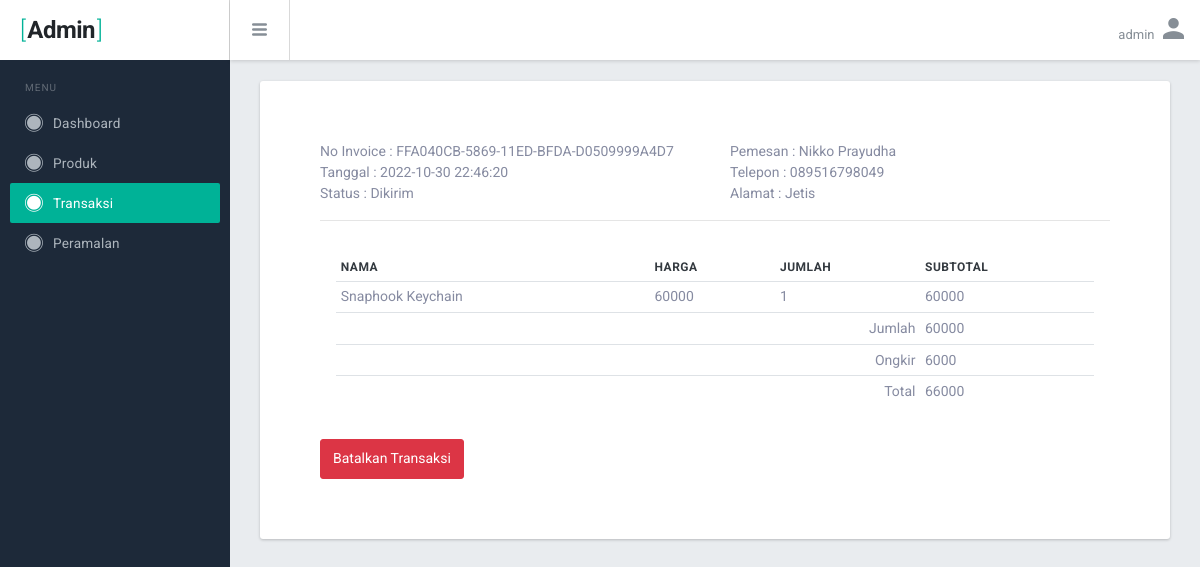
Screenshot of /web_admin/transaksi/detail/ffa040cb-5869-11ed-bfda-d0509999a4d7 (signed in) with the database file from the repository.
### tables this page shows
CREATE TABLE `transaksi` (
  `id_transaksi` char(36) NOT NULL,
  `fk_user` char(36) NOT NULL,
  `tgl_transaksi` datetime NOT NULL DEFAULT current_timestamp(),
  `alamat_pengiriman` text NOT NULL,
  `nama_penerima` varchar(100) NOT NULL,
  `telepon_penerima` varchar(50) NOT NULL,
  `kurir_pengiriman` varchar(50) NOT NULL,
  `ongkir` int(11) NOT NULL,
  `total_harga` int(11) NOT NULL,
  `status_transaksi` int(1) NOT NULL DEFAULT 1 COMMENT '1:MenungguPembayaran,  \r\n2:Dikirim, \r\n3:Dibatalkan'
);

CREATE TABLE `transaksi_detail` (
  `id_transaksi_detail` char(36) NOT NULL,
  `fk_transaksi` char(36) NOT NULL,
  `fk_produk` char(36) NOT NULL,
  `harga_beli` int(11) NOT NULL,
  `jumlah_beli` int(11) NOT NULL
);

CREATE TABLE `produk` (
  `id_produk` char(36) NOT NULL,
  `fk_produk_kategori` char(36) NOT NULL,
  `nama_produk` varchar(255) NOT NULL,
  `harga_produk` int(11) NOT NULL,
  `foto_produk` varchar(255) NOT NULL,
  `deskripsi_produk` text NOT NULL,
  `stok_produk` int(11) NOT NULL,
  `berat_produk` int(11) NOT NULL COMMENT 'Satuan Gram',
  `status_hapus_produk` tinyint(1) NOT NULL DEFAULT 0,
  `tgl_input_produk` datetime NOT NULL DEFAULT current_timestamp()
);

### web_admin/app/core/Controller.php (called while the page is built, shortened)
<?php
class Controller{
	public function view($view, $data_array_909090 = []){
		extract($data_array_909090);
		require_once 'app/views/'.$view.'.php';
	}
}

### web_admin/app/controller/transaksi.php (called while the page is built, shortened)
<?php
class Transaksi extends Controller {
	public function __construct(){
		$this->db = new Database ;
	}
	public function detail($id_transaksi=''){
		$data['detail'] = $this->db->get_data("SELECT * FROM transaksi WHERE id_transaksi='$id_transaksi' ");
		$data['list_detail'] = $this->db->get_all_data("SELECT * FROM transaksi A JOIN transaksi_detail B ON A.id_transaksi=B.fk_transaksi JOIN produk C ON B.fk_produk=C.id_produk WHERE fk_transaksi='$id_transaksi' ");
		$this->view('transaksi/detail', $data);
	}
}

### web_admin/app/core/App.php (called while the page is built, shortened)
<?php
class App {
	protected $method = DEFAULT_FUNCTION;
	protected $params = [];
	public function parseURL(){
		if (isset($_GET['url'])) {
			$url = rtrim($_GET['url'], '/');
			$url = explode('/', $url);
			return $url;
		}
	}
	public function __construct(){
		$url = $this->parseURL();
		if ($url !== NULL) {
			if (file_exists('app/controller/'.$url[0].'.php')) {
				unset($url[0]);
			}else{
				if ($url[0] !== "") {
					$page_error = "true";
					exit;
					header("Location: ".base_url()."404");
				}
			}
		}
		$this->controller = new $this->controller;
		if (isset($url[1])) {
			if (method_exists($this->controller, $url[1])) {
				$this->method = $url[1];
				unset($url[1]);
			}
		}
		if (!empty($url)) {
			$this->params = array_values($url);
		}
		call_user_func_array([$this->controller, $this->method], $this->params);
	}
}

### web_admin/index.php (called while the page is built, shortened)
<?php
function base_url($url = ""){
	$base_url = rtrim(BASE_URL, '/');
	$base_url = $base_url.'/';
	$url = ltrim($url, '/');
	if ($url == "") {
		return $base_url;
	}else{
		return $base_url.$url;
	}
}
$new = new App;
?>

### web_admin/app/core/Database.php (called while the page is built, shortened)
<?php
class Database{
	private $host 		= DB_HOST;
	private $user 		= DB_USER;
	private $pass 		= DB_PASS;
	private $db_name 	= DB_NAME;
	private $dbh;
	public function __construct(){
		$this->dbh = new mysqli($this->host,$this->user,$this->pass,$this->db_name);
	}
	public function get_all_data($stmt){
		$result = $this->dbh->query($stmt)->fetch_all(MYSQLI_ASSOC);
		return $result;
	}
	public function get_data($stmt){
		$result = $this->dbh->query($stmt)->fetch_assoc();
		return $result;
	}
}

### web_admin/app/views/transaksi/detail.php (the view, shortened to what this page needs)
<div class="br-pagebody">
  <div class="br-section-wrapper">
    <div class="row">
      <div class="col-md-6">
        No Invoice : <?= strtoupper($detail['id_transaksi']) ?>
        <br>
        Tanggal : <?= $detail['tgl_transaksi'] ?>
        <br>
        Status :
        <?php
        if ($detail['status_transaksi'] == '1') {
          echo "Menunggu Pembayaran";
        }elseif ($detail['status_transaksi'] == '2') {
          echo "Dikirim";
        }elseif ($detail['status_transaksi'] == '3') {
          echo "Dibatalkan";
        }
        ?>
      </div>
      <div class="col-md-6">
        Pemesan : <?= $detail['nama_penerima'] ?>
        <br>
        Telepon : <?= $detail['telepon_penerima'] ?>
        <br>
        Alamat : <?= $detail['alamat_pengiriman'] ?>
      </div>
    </div>
    <hr>
    <div class="table-responsive p-3 mt-2">
      <table class="table table-sm">
        <thead>
          <tr>
            <th>Nama</th>
            <th>Harga</th>
            <th>Jumlah</th>
            <th>Subtotal</th>
          </tr>
        </thead>
        <tbody>
          <?php foreach ($list_detail as $key_detail => $value_detail): ?>
            <?php if ($value_detail['fk_transaksi'] == $detail['id_transaksi']): ?>
              <tr>
                <td><?= $value_detail['nama_produk'] ?></td>
                <td><?= $value_detail['harga_beli'] ?></td>
                <td><?= $value_detail['jumlah_beli'] ?></td>
                <td><?= $value_detail['jumlah_beli']*$value_detail['harga_beli'] ?></td>
              </tr>
            <?php endif ?>
          <?php endforeach ?>
        </tbody>
        <tfoot>
          <tr>
            <td colspan="3" class="text-right">Jumlah</td>
            <td><?= $detail['total_harga']-$detail['ongkir'] ?></td>
          </tr>
          <tr>
            <td colspan="3" class="text-right">Ongkir</td>
            <td><?= $detail['ongkir'] ?></td>
          </tr>
          <tr>
            <td colspan="3" class="text-right">Total</td>
            <td><?= $detail['total_harga'] ?></td>
          </tr>
        </tfoot>
      </table>
    </div>
    <?php if ($detail['status_transaksi'] == '1'): ?>
      <a href="<?= base_url() ?>transaksi/ubah_status_proses/<?= $detail['id_transaksi'] ?>/2" class="btn btn-success">Ubah Status Menjadi Dikirim</a>
      <a href="<?= base_url() ?>transaksi/ubah_status_proses/<?= $detail['id_transaksi'] ?>/3" class="btn btn-danger">Batalkan Transaksi</a>
    <?php elseif($detail['status_transaksi'] == '2'): ?>
      <a href="<?= base_url() ?>transaksi/ubah_status_proses/<?= $detail['id_transaksi'] ?>/3" class="btn btn-danger">Batalkan Transaksi</a>
    <?php endif ?>
  </div>
</div>

### rows the page displays
transaksi: id_transaksi "FFA040CB-5869-11ED-BFDA-D0509999A4D7", tgl_transaksi "2022-10-30 22:46:20", nama_penerima "Nikko Prayudha", telepon_penerima "089516798049", alamat_pengiriman "Jetis", $detail['total_harga']-$detail['ongkir'] "60000", ongkir "6000", total_harga "66000"
transaksi_detail: fk_produk.nama_produk "Snaphook Keychain", harga_beli "60000", jumlah_beli "1", $value_detail['jumlah_beli']*$value_detail['harga_beli'] "60000"
